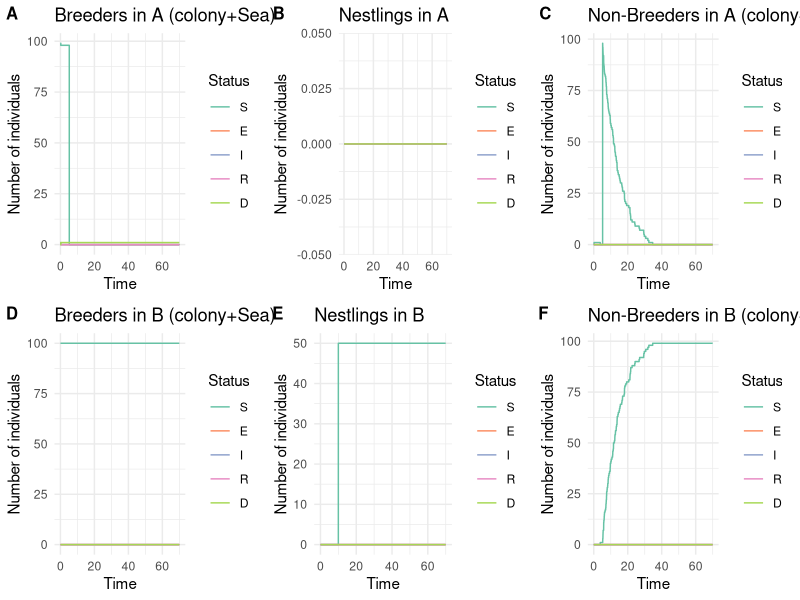

Generate this figure with R:









# Library -----------------------------------------------------------------

library(tidyverse)
library(ggplot2)
library(reshape2)
library(abind)
library(cowplot)




# Parameters --------------------------------------------------------------

# Simulation time

param = list( 
  
  # Epidemiological parameters
  
  # Transmission rate from exposed individuals and from infectious individuals in a colony
  beta = matrix(c(0.10, 0.15,
                  0.00, 0.00),
                nrow = 2, ncol = 2, byrow = T),
  # Rate of progression from exposed to infectious (inverse of incubation period)
  sigma = 1/10,
  # Rate of progression from infectious to exposed
  eta =  0.9, 
  # Recovery rate (inverse of infectious period)
  gamma = 1/3,
  # Disease-related mortality rate
  mu = 1/3 * 0.5,
  
  
  # Mobility  parameters
  
  # Transition from sea to the colony (breeders)
  zeta_to_colony = 1,
  # Transition from colony to the sea (breeders)
  zeta_to_sea = 1,
  # Transition from breeder to non-breeder (reproductive failure)
  psi = 0, #Attention départ en couple
  # Transition from sea to the colony (non-breeders)
  rho_to_colony = 1/7,
  # Transition from colony to the sea (non-breeders)
  rho_to_sea = 1/7 * 7,

  
  # Induced dispersion parameters
  
  # Proportion of dispersed adults
  prop_dispersal = 1,
  # Proportion of prospectors among dispersed adults
  prop_prospecting = 1/8,
  # Date of induced dispersion
  dispersal_date = 30,
  # Reaction time between 1rst death and induced dispersal
  dispersal_reaction_time = 5,
  
  # Demographic parameters
  hatching_date = 10

)




# Event rates -------------------------------------------------------------


calculate_rates = function(  beta_E_colony, beta_I_colony,
                             sigma,eta, gamma, mu,
                             zeta_to_colony, zeta_to_sea, psi, rho_to_colony, rho_to_sea,
                             prop_dispersal, prop_prospecting, dispersal_date,
                             hatching_date,
                             S_a, E_a, I_a, R_a, D_a,
                             S_sea_a, E_sea_a, I_sea_a, R_sea_a, D_sea_a,
                             S_sea_b, E_sea_b, I_sea_b, R_sea_b, D_sea_b,
                             S_b, E_b, I_b, R_b, D_b,
                             S_a_NB, E_a_NB, I_a_NB, R_a_NB, D_a_NB,
                             S_sea_a_NB, E_sea_a_NB, I_sea_a_NB, R_sea_a_NB, D_sea_a_NB,
                             S_sea_b_NB,  E_sea_b_NB, I_sea_b_NB, R_sea_b_NB, D_sea_b_NB,
                             S_b_NB, E_b_NB, I_b_NB, R_b_NB, D_b_NB,
                             S_a_N, E_a_N, I_a_N, R_a_N, D_a_N,
                             S_b_N, E_b_N, I_b_N, R_b_N, D_b_N){
  
  rates = c(
    
  # SEIR
  
  ## Nestlings
  ### Colony A
  "S_a_N_to_E_a_N" = beta_E_colony * S_a_N * (E_a+E_a_NB+E_a_N) + 
                     beta_I_colony * S_a_N * (I_a+I_a_NB+I_a_N),
  "E_a_N_to_S_a_N" = eta * E_a_N,
  "E_a_N_to_I_a_N" = sigma * E_a_N,
  "I_a_N_to_R_a_N" = gamma * I_a_N,
  "I_a_N_to_D_a_N" = mu * I_a_N,
  ### Colony B
  "S_b_N_to_E_b_N" = beta_E_colony * S_b_N * (E_b+E_b_NB+E_b_N) +
                     beta_I_colony * S_b_N * (I_b+I_b_NB+I_b_N),
  "E_b_N_to_S_b_N" = eta * E_b_N,
  "E_b_N_to_I_b_N" = sigma * E_b_N,
  "I_b_N_to_R_b_N" = gamma * I_b_N,
  "I_b_N_to_D_b_N" = mu * I_b_N,
  
  ## Non-Breeders
  ### Colony A
  "S_a_NB_to_E_a_NB" = beta_E_colony * S_a_NB * (E_a+E_a_NB+E_a_N) +
                       beta_I_colony * S_a_NB * (I_a+I_a_NB+I_a_N),
  "E_a_NB_to_S_a_NB" = eta * E_a_NB,
  "E_a_NB_to_I_a_NB" = sigma * E_a_NB,
  "I_a_NB_to_R_a_NB" = gamma * I_a_NB,
  "I_a_NB_to_D_a_NB" = mu * I_a_NB,
  ### Sea A
  "S_sea_a_NB_to_E_sea_a_NB" = 0,
  "E_sea_a_NB_to_S_sea_a_NB" = eta * E_sea_a_NB,
  "E_sea_a_NB_to_I_sea_a_NB" = sigma * E_sea_a_NB,
  "I_sea_a_NB_to_R_sea_a_NB" = gamma * I_sea_a_NB,
  "I_sea_a_NB_to_D_sea_a_NB" = mu * I_sea_a_NB,
  ### Sea B
  "S_sea_b_NB_to_E_sea_b_NB" = 0,
  "E_sea_b_NB_to_S_sea_b_NB" = eta * E_sea_b_NB,
  "E_sea_b_NB_to_I_sea_b_NB" = sigma * E_sea_b_NB,
  "I_sea_b_NB_to_R_sea_b_NB" = gamma * I_sea_b_NB,
  "I_sea_b_NB_to_D_sea_b_NB" = mu * I_sea_b_NB,
  ### Colony B
  "S_b_NB_to_E_b_NB" = beta_E_colony * S_b_NB * (E_b+E_b_NB+E_b_N) + 
                       beta_I_colony * S_b_NB * (I_b+I_b_NB+I_b_N),
  "E_b_NB_to_S_b_NB" = eta * E_b_NB,
  "E_b_NB_to_I_b_NB" = sigma * E_b_NB,
  "I_b_NB_to_R_b_NB" = gamma * I_b_NB,
  "I_b_NB_to_D_b_NB" = mu * I_b_NB,
  
  ## Breeders
  ### Colony A
  "S_a_to_E_a" = beta_E_colony * S_a * (E_a+E_a_NB+E_a_N) + 
                 beta_I_colony * S_a * (I_a+I_a_NB+I_a_N),
  "E_a_to_S_a" = eta * E_a,
  "E_a_to_I_a" = sigma * E_a,
  "I_a_to_R_a" = gamma * I_a,
  "I_a_to_D_a" = mu * I_a,
  ### Sea A
  "S_sea_a_to_E_sea_a" = 0,
  "E_sea_a_to_S_sea_a" = eta * E_sea_a,
  "E_sea_a_to_I_sea_a" = sigma * E_sea_a,
  "I_sea_a_to_R_sea_a" = gamma * I_sea_a,
  "I_sea_a_to_D_sea_a" = mu * I_sea_a,
  ### Sea B
  "S_sea_b_to_E_sea_b" = 0,
  "E_sea_b_to_S_sea_b" = eta * E_sea_b,
  "E_sea_b_to_I_sea_b" = sigma * E_sea_b,
  "I_sea_b_to_R_sea_b" = gamma * I_sea_b,
  "I_sea_b_to_D_sea_b" = mu * I_sea_b,
  ### Colony B
  "S_b_to_E_b" = beta_E_colony * S_b * (E_b+E_b_NB+E_b_N) + 
                 beta_I_colony * S_b * (I_b+I_b_NB+I_b_N),
  "E_b_to_S_b" = eta * E_b,
  "E_b_to_I_b" = sigma * E_b,
  "I_b_to_R_b" = gamma * I_b,
  "I_b_to_D_b" = mu * I_b,
  
  
  # Mobility
  ## Non-Breeders
  ### From colony A to sea A
  "S_a_NB_to_S_sea_a_NB" = rho_to_sea * S_a_NB,
  "E_a_NB_to_E_sea_a_NB" = rho_to_sea * E_a_NB,
  "I_a_NB_to_I_sea_a_NB" = rho_to_sea * I_a_NB,
  "R_a_NB_to_R_sea_a_NB" = rho_to_sea * R_a_NB,
  ### From sea A to colony A
  "S_sea_a_NB_to_S_a_NB" = rho_to_colony * S_sea_a_NB,
  "E_sea_a_NB_to_E_a_NB" = rho_to_colony * E_sea_a_NB,
  "I_sea_a_NB_to_I_a_NB" = rho_to_colony * I_sea_a_NB,
  "R_sea_a_NB_to_R_a_NB" = rho_to_colony * R_sea_a_NB,
  ### From colony B to sea B
  "S_b_NB_to_S_sea_b_NB" = rho_to_sea * S_b_NB,
  "E_b_NB_to_E_sea_b_NB" = rho_to_sea * E_b_NB,
  "I_b_NB_to_I_sea_b_NB" = rho_to_sea * I_b_NB,
  "R_b_NB_to_R_sea_b_NB" = rho_to_sea * R_b_NB,
  ### From sea B to colony B
  "S_sea_b_NB_to_S_b_NB" = rho_to_colony * S_sea_b_NB,
  "E_sea_b_NB_to_E_b_NB" = rho_to_colony * E_sea_b_NB,
  "I_sea_b_NB_to_I_b_NB" = rho_to_colony * I_sea_b_NB,
  "R_sea_b_NB_to_R_b_NB" = rho_to_colony * R_sea_b_NB,
  
  ## Breeders
  ### From colony A to sea A
  "S_a_to_S_sea_a" = zeta_to_sea * S_a,
  "E_a_to_E_sea_a" = zeta_to_sea * E_a,
  "I_a_to_I_sea_a" = zeta_to_sea * I_a,
  "R_a_to_R_sea_a" = zeta_to_sea * R_a,
  ### From sea A to colony A
  "S_sea_a_to_S_a" = zeta_to_colony * S_sea_a,
  "E_sea_a_to_E_a" = zeta_to_colony * E_sea_a,
  "I_sea_a_to_I_a" = zeta_to_colony * I_sea_a,
  "R_sea_a_to_R_a" = zeta_to_colony * R_sea_a,
  ### From colony B to sea B
  "S_b_to_S_sea_b" = zeta_to_sea * S_b,
  "E_b_to_E_sea_b" = zeta_to_sea * E_b,
  "I_b_to_I_sea_b" = zeta_to_sea * I_b,
  "R_b_to_R_sea_b" = zeta_to_sea * R_b,
  ### From sea B to colony B
  "S_sea_b_to_S_b" = zeta_to_colony * S_sea_b,
  "E_sea_b_to_E_b" = zeta_to_colony * E_sea_b,
  "I_sea_b_to_I_b" = zeta_to_colony * I_sea_b,
  "R_sea_b_to_R_b" = zeta_to_colony * R_sea_b,
  
  ## Prospecting
  ### From A to B
  "S_sea_a_NB_to_S_sea_b_NB" = prop_prospecting * S_sea_a_NB,
  "E_sea_a_NB_to_E_sea_b_NB" = prop_prospecting * E_sea_a_NB,
  "I_sea_a_NB_to_I_sea_b_NB" = prop_prospecting * I_sea_a_NB,
  "R_sea_a_NB_to_R_sea_b_NB" = prop_prospecting * R_sea_a_NB
  
  # Breeders become Non-Breeders
  
  # "S_a_to_S_a_NB" = psi * S_a,
  # "E_a_to_E_a_NB" = psi * E_a,
  # "I_a_to_I_a_NB" = psi * I_a,
  # "R_a_to_R_a_NB" = psi * R_a
  
  )
  return(rates)
}


# Gillespie SEIR model function
gillespie_seir = function(param = param, 
                          induced_dispersal = T,
                          initial_number_breeders_A = 50,
                          initial_number_infected_breeders_A = 1, 
                          initial_number_breeders_B = 50,
                          total_time = 70,
                          dispersal_stochactic = T) {
  
  # Initial state
  
  ## Nestlings
  ## In colony A
  N = 0                
  initial_infected = 0
  initial_exposed = 0
  initial_recovered = 0
  initial_susceptible = N - initial_infected - initial_exposed - initial_recovered
  initial_dead = 0
  
  initial_state_A_N = c(S = initial_susceptible,
                        E = initial_exposed,
                        I = initial_infected,
                        R = initial_recovered,
                        D = initial_dead)
  ## Nestlings
  ## In colony B
  N = 0                
  initial_infected = 0
  initial_exposed = 0
  initial_recovered = 0
  initial_susceptible = N - initial_infected - initial_exposed - initial_recovered
  initial_dead = 0
  
  initial_state_B_N = c(S = initial_susceptible,
                        E = initial_exposed,
                        I = initial_infected,
                        R = initial_recovered,
                        D = initial_dead)
  
  
  ## Breeders
  ## In colony A
  N = initial_number_breeders_A                 
  initial_infected = initial_number_infected_breeders_A
  initial_exposed = 0
  initial_recovered = 0
  initial_susceptible = N - initial_infected - initial_exposed - initial_recovered
  initial_dead = 0
  
  initial_state_A = c(S = initial_susceptible,
                      E = initial_exposed,
                      I = initial_infected,
                      R = initial_recovered,
                      D = initial_dead)
  
  ## At sea A
  N = 50                  
  initial_infected = 0
  initial_exposed = 0
  initial_recovered = 0
  initial_susceptible = N - initial_infected - initial_exposed - initial_recovered
  initial_dead = 0
  
  initial_state_sea_a = c(S = initial_susceptible,
                          E = initial_exposed,
                          I = initial_infected,
                          R = initial_recovered,
                          D = initial_dead)
  
  ## At sea B
  N = 50                
  initial_infected = 0
  initial_exposed = 0
  initial_recovered = 0
  initial_susceptible = N - initial_infected - initial_exposed - initial_recovered
  initial_dead = 0
  
  initial_state_sea_b = c(S = initial_susceptible,
                          E = initial_exposed,
                          I = initial_infected,
                          R = initial_recovered,
                          D = initial_dead)
  
  ## In colony B
  N = initial_number_breeders_B                  
  initial_infected = 0
  initial_exposed = 0
  initial_recovered = 0
  initial_susceptible = N - initial_infected - initial_exposed - initial_recovered
  initial_dead = 0
  
  initial_state_B <- c(S = initial_susceptible,
                       E = initial_exposed,
                       I = initial_infected,
                       R = initial_recovered,
                       D = initial_dead)
  
  ## Non-Breeders
  ## In colony A
  N = 0                  
  initial_infected = 0
  initial_exposed = 0
  initial_recovered = 0
  initial_susceptible = N - initial_infected - initial_exposed - initial_recovered
  initial_dead = 0
  
  initial_state_A_NB = c(S = initial_susceptible,
                         E = initial_exposed,
                         I = initial_infected,
                         R = initial_recovered,
                         D = initial_dead)
  
  ## At sea A
  N = 0                  
  initial_infected = 0
  initial_exposed = 0
  initial_recovered = 0
  initial_susceptible = N - initial_infected - initial_exposed - initial_recovered
  initial_dead = 0
  
  initial_state_sea_a_NB = c(S = initial_susceptible,
                             E = initial_exposed,
                             I = initial_infected,
                             R = initial_recovered,
                             D = initial_dead)
  
  ## At sea B
  N = 0                  
  initial_infected = 0
  initial_exposed = 0
  initial_recovered = 0
  initial_susceptible = N - initial_infected - initial_exposed - initial_recovered
  initial_dead = 0
  
  initial_state_sea_b_NB = c(S = initial_susceptible,
                             E = initial_exposed,
                             I = initial_infected,
                             R = initial_recovered,
                             D = initial_dead)
  
  ## In colony B
  N = 0                  
  initial_infected = 0
  initial_exposed = 0
  initial_recovered = 0
  initial_susceptible = N - initial_infected - initial_exposed - initial_recovered
  initial_dead = 0
  
  initial_state_B_NB <- c(S = initial_susceptible,
                          E = initial_exposed,
                          I = initial_infected,
                          R = initial_recovered,
                          D = initial_dead)
  
  
  initial_state = matrix(data = c(initial_state_A,
                                  initial_state_sea_a,
                                  initial_state_sea_b,
                                  initial_state_B,
                                  initial_state_A_NB,
                                  initial_state_sea_a_NB,
                                  initial_state_sea_b_NB,
                                  initial_state_B_NB,
                                  initial_state_A_N,
                                  initial_state_B_N), 
                         nrow = 10, ncol = 5, 
                         byrow = T)
  
  # Parameters
  
  beta_E_colony = param$beta[1,1]
  beta_I_colony = param$beta[1,2]
  
  sigma = param$sigma
  eta = param$eta
  gamma = param$gamma
  mu = param$mu
  
  zeta_to_colony = param$zeta_to_colony
  zeta_to_sea = param$zeta_to_sea
  psi = param$psi
  rho_to_colony = param$rho_to_colony
  rho_to_sea = param$rho_to_sea
  
  prop_dispersal = param$prop_dispersal
  prop_prospecting = param$prop_prospecting
  dispersal_date = param$dispersal_date
  dispersal_reaction_time = param$dispersal_reaction_time
  
  hatching_date = param$hatching_date
  
  # Initialization
  times = c(0)
  states = array(dim = c(10,5,1), data = initial_state)
  already_dispersed = F
  already_hatched = F
  first_death = F
  first_death_date = NA
  
  # Next event
  while (times[length(times)] < total_time) {
    
    S_a = states[1, 1, dim(states)[3]]
    E_a = states[1, 2, dim(states)[3]]
    I_a = states[1, 3, dim(states)[3]]
    R_a = states[1, 4, dim(states)[3]]
    D_a = states[1, 5, dim(states)[3]]
    
    S_sea_a = states[2, 1, dim(states)[3]]
    E_sea_a = states[2, 2, dim(states)[3]]
    I_sea_a = states[2, 3, dim(states)[3]]
    R_sea_a = states[2, 4, dim(states)[3]]
    D_sea_a = states[2, 5, dim(states)[3]]
    
    S_sea_b = states[3, 1, dim(states)[3]]
    E_sea_b = states[3, 2, dim(states)[3]]
    I_sea_b = states[3, 3, dim(states)[3]]
    R_sea_b = states[3, 4, dim(states)[3]]
    D_sea_b = states[3, 5, dim(states)[3]]
    
    S_b = states[4, 1, dim(states)[3]]
    E_b = states[4, 2, dim(states)[3]]
    I_b = states[4, 3, dim(states)[3]]
    R_b = states[4, 4, dim(states)[3]]
    D_b = states[4, 5, dim(states)[3]]
    
    S_a_NB = states[5, 1, dim(states)[3]]
    E_a_NB = states[5, 2, dim(states)[3]]
    I_a_NB = states[5, 3, dim(states)[3]]
    R_a_NB = states[5, 4, dim(states)[3]]
    D_a_NB = states[5, 5, dim(states)[3]]
    
    S_sea_a_NB = states[6, 1, dim(states)[3]]
    E_sea_a_NB = states[6, 2, dim(states)[3]]
    I_sea_a_NB = states[6, 3, dim(states)[3]]
    R_sea_a_NB = states[6, 4, dim(states)[3]]
    D_sea_a_NB = states[6, 5, dim(states)[3]]

    S_sea_b_NB = states[7, 1, dim(states)[3]]
    E_sea_b_NB = states[7, 2, dim(states)[3]]
    I_sea_b_NB = states[7, 3, dim(states)[3]]
    R_sea_b_NB = states[7, 4, dim(states)[3]]
    D_sea_b_NB = states[7, 5, dim(states)[3]]
    
    S_b_NB = states[8, 1, dim(states)[3]]
    E_b_NB = states[8, 2, dim(states)[3]]
    I_b_NB = states[8, 3, dim(states)[3]]
    R_b_NB = states[8, 4, dim(states)[3]]
    D_b_NB = states[8, 5, dim(states)[3]]
    
    S_a_N = states[9, 1, dim(states)[3]]
    E_a_N = states[9, 2, dim(states)[3]]
    I_a_N = states[9, 3, dim(states)[3]]
    R_a_N = states[9, 4, dim(states)[3]]
    D_a_N = states[9, 5, dim(states)[3]]
    
    S_b_N = states[10, 1, dim(states)[3]]
    E_b_N = states[10, 2, dim(states)[3]]
    I_b_N = states[10, 3, dim(states)[3]]
    R_b_N = states[10, 4, dim(states)[3]]
    D_b_N = states[10, 5, dim(states)[3]]
    
    # Rates of each possible event
    rates = calculate_rates(beta_E_colony, beta_I_colony,
                            sigma,eta, gamma, mu,
                            zeta_to_colony, zeta_to_sea, psi, rho_to_colony, rho_to_sea,
                            prop_dispersal, prop_prospecting, dispersal_date,
                            hatching_date,
                            S_a, E_a, I_a, R_a, D_a,
                            S_sea_a, E_sea_a, I_sea_a, R_sea_a, D_sea_a,
                            S_sea_b, E_sea_b, I_sea_b, R_sea_b, D_sea_b,
                            S_b, E_b, I_b, R_b, D_b,
                            S_a_NB, E_a_NB, I_a_NB, R_a_NB, D_a_NB,
                            S_sea_a_NB, E_sea_a_NB, I_sea_a_NB, R_sea_a_NB, D_sea_a_NB,
                            S_sea_b_NB,  E_sea_b_NB, I_sea_b_NB, R_sea_b_NB, D_sea_b_NB,
                            S_b_NB, E_b_NB, I_b_NB, R_b_NB, D_b_NB,
                            S_a_N, E_a_N, I_a_N, R_a_N, D_a_N,
                            S_b_N, E_b_N, I_b_N, R_b_N, D_b_N)

    total_rate = sum(rates)
    
    if (total_rate == 0) {
      break
    }
    
    time_step = rexp(1, total_rate)
    next_time = times[length(times)] + time_step
    
    
    # Hatching
    if (next_time > hatching_date & !already_hatched) { 
      
      S_a_N = round((S_a + E_a + I_a + R_a + S_sea_a + E_sea_a + I_sea_a + R_sea_a)/2)
      S_b_N = round((S_b + E_b + I_b + R_b + S_sea_b + E_sea_b + I_sea_b + R_sea_b)/2)
      
      already_hatched = T
      
      new_state = matrix(data = c(S_a, E_a, I_a, R_a, D_a,
                                  S_sea_a, E_sea_a, I_sea_a, R_sea_a, D_sea_a,
                                  S_sea_b, E_sea_b, I_sea_b, R_sea_b, D_sea_b,
                                  S_b, E_b, I_b, R_b, D_b,
                                  
                                  S_a_NB, E_a_NB, I_a_NB, R_a_NB, D_a_NB,
                                  S_sea_a_NB, E_sea_a_NB, I_sea_a_NB, R_sea_a_NB, D_sea_a_NB,
                                  S_sea_b_NB, E_sea_b_NB, I_sea_b_NB, R_sea_b_NB, D_sea_b_NB,
                                  S_b_NB, E_b_NB, I_b_NB, R_b_NB, D_b_NB,
                                  
                                  S_a_N, E_a_N, I_a_N, R_a_N, D_a_N,
                                  S_b_N, E_b_N, I_b_N, R_b_N, D_b_N),
                         nrow = 10, ncol = 5, 
                         byrow = T)
      
      states = abind(states, new_state)
      times = c(times, hatching_date)
      
      
      # Rates of each possible event
      rates =     rates = calculate_rates(beta_E_colony, beta_I_colony,
                                          sigma,eta, gamma, mu,
                                          zeta_to_colony, zeta_to_sea, psi, rho_to_colony, rho_to_sea,
                                          prop_dispersal, prop_prospecting, dispersal_date,
                                          hatching_date,
                                          S_a, E_a, I_a, R_a, D_a,
                                          S_sea_a, E_sea_a, I_sea_a, R_sea_a, D_sea_a,
                                          S_sea_b, E_sea_b, I_sea_b, R_sea_b, D_sea_b,
                                          S_b, E_b, I_b, R_b, D_b,
                                          S_a_NB, E_a_NB, I_a_NB, R_a_NB, D_a_NB,
                                          S_sea_a_NB, E_sea_a_NB, I_sea_a_NB, R_sea_a_NB, D_sea_a_NB,
                                          S_sea_b_NB,  E_sea_b_NB, I_sea_b_NB, R_sea_b_NB, D_sea_b_NB,
                                          S_b_NB, E_b_NB, I_b_NB, R_b_NB, D_b_NB,
                                          S_a_N, E_a_N, I_a_N, R_a_N, D_a_N,
                                          S_b_N, E_b_N, I_b_N, R_b_N, D_b_N)
      
      total_rate = sum(rates)
      
      if (total_rate == 0) {
        break
      }
      
      time_step = rexp(1, total_rate)
      next_time = times[length(times)] + time_step
      
    }
    
    
    # Induction of dispersion
    
    if (!first_death & D_a > 0){
      
      first_death_date = times[length(times)] 
      first_death = T
      
    }
    
    
    if (induced_dispersal){
      if (!already_dispersed){
        if ((dispersal_stochactic & first_death & next_time > first_death_date + dispersal_reaction_time) 
            # |
            # (!dispersal_stochactic & next_time > dispersal_date)
            ){
          
          # Dispersal of breeders
          
          # Number of adults in  A
          N_a = S_a + E_a + I_a + R_a + S_sea_a + E_sea_a + I_sea_a + R_sea_a
          # Number of adults A who are dispersed
          N_disp_a = round(N_a * prop_dispersal)
          # Distribution of dispersed adults by epidemiological status
          disp_a = sample(c(rep("S_a", S_a), rep("E_a", E_a),rep("I_a", I_a),rep("R_a", R_a),
                            rep("S_sea_a", S_sea_a), rep("E_sea_a", E_sea_a),rep("I_sea_a", I_sea_a),rep("R_sea_a", R_sea_a)),
                          size = N_disp_a, 
                          replace = F) %>% 
            factor(., levels = c("S_a","E_a","I_a","R_a",
                                 "S_sea_a","E_sea_a","I_sea_a","R_sea_a")) %>% 
            table()
          
          # Number of susceptible adults who are dispersed from A
          disp_S_a = disp_a["S_a"]
          disp_S_sea_a = disp_a["S_sea_a"]
          # Update of the number of susceptible adults
          S_a = S_a - disp_S_a
          S_sea_a = S_sea_a - disp_S_sea_a
          S_sea_a_NB = S_sea_a_NB + disp_S_a + disp_S_sea_a
          
          # Number of exposed  adults who are dispersed from A
          disp_E_a = disp_a["E_a"]
          disp_E_sea_a = disp_a["E_sea_a"]
          # Update of the number of exposed adults
          E_a = E_a - disp_E_a
          E_sea_a = E_sea_a - disp_E_sea_a
          E_sea_a_NB = E_sea_a_NB + disp_E_a + disp_E_sea_a
          
          # Number of infectious adults who are dispersed from A
          disp_I_a = disp_a["I_a"]
          disp_I_sea_a = disp_a["I_sea_a"]
          # Update of the number of infectious adults
          I_a = I_a - disp_I_a
          I_sea_a = I_sea_a - disp_I_sea_a
          I_sea_a_NB = I_sea_a_NB + disp_I_a + disp_I_sea_a
          
          # Number of recovered adults who are dispersed from A
          disp_R_a = disp_a["R_a"]
          disp_R_sea_a = disp_a["R_sea_a"]
          # Update of the number of recovered adults
          R_a = R_a - disp_R_a
          R_sea_a = R_sea_a - disp_R_sea_a
          R_sea_a_NB = R_sea_a_NB + disp_R_a + disp_R_sea_a
          
          # Death of nestlings
          
          D_a_N = D_a_N + S_a_N + E_a_N + I_a_N + R_a_N
          S_a_N = 0
          E_a_N = 0
          I_a_N = 0
          R_a_N = 0
          
          
          already_dispersed = T
          
          new_state = matrix(data = c(S_a, E_a, I_a, R_a, D_a,
                                      S_sea_a, E_sea_a, I_sea_a, R_sea_a, D_sea_a,
                                      S_sea_b, E_sea_b, I_sea_b, R_sea_b, D_sea_b,
                                      S_b, E_b, I_b, R_b, D_b,
                                      
                                      S_a_NB, E_a_NB, I_a_NB, R_a_NB, D_a_NB,
                                      S_sea_a_NB, E_sea_a_NB, I_sea_a_NB, R_sea_a_NB, D_sea_a_NB,
                                      S_sea_b_NB, E_sea_b_NB, I_sea_b_NB, R_sea_b_NB, D_sea_b_NB,
                                      S_b_NB, E_b_NB, I_b_NB, R_b_NB, D_b_NB,
                                      
                                      S_a_N, E_a_N, I_a_N, R_a_N, D_a_N,
                                      S_b_N, E_b_N, I_b_N, R_b_N, D_b_N),
                             nrow = 10, ncol = 5, 
                             byrow = T)
          
          states = abind(states, new_state)
          times = c(times, next_time)
          
          
          # Rates of each possible event
          rates =     rates = calculate_rates(beta_E_colony, beta_I_colony,
                                              sigma,eta, gamma, mu,
                                              zeta_to_colony, zeta_to_sea, psi, rho_to_colony, rho_to_sea,
                                              prop_dispersal, prop_prospecting, dispersal_date,
                                              hatching_date,
                                              S_a, E_a, I_a, R_a, D_a,
                                              S_sea_a, E_sea_a, I_sea_a, R_sea_a, D_sea_a,
                                              S_sea_b, E_sea_b, I_sea_b, R_sea_b, D_sea_b,
                                              S_b, E_b, I_b, R_b, D_b,
                                              S_a_NB, E_a_NB, I_a_NB, R_a_NB, D_a_NB,
                                              S_sea_a_NB, E_sea_a_NB, I_sea_a_NB, R_sea_a_NB, D_sea_a_NB,
                                              S_sea_b_NB,  E_sea_b_NB, I_sea_b_NB, R_sea_b_NB, D_sea_b_NB,
                                              S_b_NB, E_b_NB, I_b_NB, R_b_NB, D_b_NB,
                                              S_a_N, E_a_N, I_a_N, R_a_N, D_a_N,
                                              S_b_N, E_b_N, I_b_N, R_b_N, D_b_N)
          
          total_rate = sum(rates)
          
          if (total_rate == 0) {
            break
          }
          
          time_step = rexp(1, total_rate)
          next_time = times[length(times)] + time_step
          
          
        }

      }
    }
    

    times = c(times, next_time)
    
    transition = sample(names(rates), 1, prob = rates / total_rate)
    
    if (transition == "S_a_to_E_a") {
      S_a = S_a - 1
      E_a = E_a + 1
    } else if (transition == "E_a_to_S_a") {
      E_a = E_a - 1
      S_a = S_a + 1
    } else if (transition == "E_a_to_I_a") {
      E_a = E_a - 1
      I_a = I_a + 1
    } else if (transition == "I_a_to_R_a") {
      I_a = I_a - 1
      R_a = R_a + 1
    } else if (transition == "I_a_to_D_a") {
      I_a = I_a - 1
      D_a = D_a + 1
      if (S_a_N + E_a_N + I_a_N + R_a_N > 0){
        nestling = sample(c(rep("S_a_N", S_a_N), rep("E_a_N", E_a_N),rep("I_a_N", I_a_N),rep("R_a_N", R_a_N)),
                          size = 1)
        if (nestling == "S_a_N"){
          S_a_N = S_a_N - 1
          D_a_N = D_a_N + 1
        } else if (partner == "E_a_N"){
          E_a_N = E_a_N - 1
          D_a_N = D_a_N + 1
        } else if (partner == "I_a_N"){
          I_a_N = I_a_N - 1
          D_a_N = D_a_N + 1
        } else if (partner == "R_a_N"){
          R_a_N = R_a_N - 1
          D_a_N = D_a_N + 1
        }
      }

      partner = sample(c(rep("S_a", S_a), rep("E_a", E_a),rep("I_a", I_a),rep("R_a", R_a),
                         rep("S_sea_a", S_a), rep("E_sea_a", E_a),rep("I_sea_a", I_a),rep("R_sea_a", R_a)),
      size = 1)
      if (partner == "S_a"){
        S_a = S_a - 1
        S_a_NB = S_a_NB + 1
      } else if (partner == "E_a"){
        E_a = E_a - 1
        E_a_NB = E_a_NB + 1
      } else if (partner == "I_a"){
        I_a = I_a - 1
        I_a_NB = I_a_NB + 1
      } else if (partner == "R_a"){
        R_a = R_a - 1
        R_a_NB = R_a_NB + 1
      } else if (partner == "S_sea_a"){
        S_sea_a = S_sea_a - 1
        S_sea_a_NB = S_sea_a_NB + 1
      } else if (partner == "E_sea_a"){
        E_sea_a = E_sea_a - 1
        E_sea_a_NB = E_sea_a_NB + 1
      } else if (partner == "I_sea_a"){
        I_sea_a = I_sea_a - 1
        I_sea_a_NB = I_sea_a_NB + 1
      } else if (partner == "R_sea_a"){
        R_sea_a = R_sea_a - 1
        R_sea_a_NB = R_sea_a_NB + 1
      }
    } else if (transition == "S_sea_a_to_E_sea_a") {
      S_sea_a = S_sea_a - 1
      E_sea_a = E_sea_a + 1
    } else if (transition == "E_sea_a_to_S_sea_a") {
      E_sea_a = E_sea_a - 1
      S_sea_a = S_sea_a + 1
    } else if (transition == "E_sea_a_to_I_sea_a") {
      E_sea_a = E_sea_a - 1
      I_sea_a = I_sea_a + 1
    } else if (transition == "I_sea_a_to_R_sea_a") {
      I_sea_a = I_sea_a - 1
      R_sea_a = R_sea_a + 1
    } else if (transition == "I_sea_a_to_D_sea_a") {
      I_sea_a = I_sea_a - 1
      D_sea_a = D_sea_a + 1
    } else if (transition == "S_sea_b_to_E_sea_b") {
      S_sea_b = S_sea_b - 1
      E_sea_b = E_sea_b + 1
    } else if (transition == "E_sea_b_to_S_sea_b") {
      E_sea_b = E_sea_b - 1
      S_sea_b = S_sea_b + 1
    } else if (transition == "E_sea_b_to_I_sea_b") {
      E_sea_b = E_sea_b - 1
      I_sea_b = I_sea_b + 1
    } else if (transition == "I_sea_b_to_R_sea_b") {
      I_sea_b = I_sea_b - 1
      R_sea_b = R_sea_b + 1
    } else if (transition == "I_sea_b_to_D_sea_b") {
      I_sea_b = I_sea_b - 1
      D_sea_b = D_sea_b + 1
    } else if (transition == "S_b_to_E_b") {
      S_b = S_b - 1
      E_b = E_b + 1
    } else if (transition == "E_b_to_S_b") {
      E_b = E_b - 1
      S_b = S_b + 1
    } else if (transition == "E_b_to_I_b") {
      E_b = E_b - 1
      I_b = I_b + 1
    } else if (transition == "I_b_to_R_b") {
      I_b = I_b - 1
      R_b = R_b + 1
    } else if (transition == "I_b_to_D_b") {
      I_b = I_b - 1
      D_b = D_b + 1
      partner = sample(c(rep("S_b", S_b), rep("E_b", E_b),rep("I_b", I_b),rep("R_b", R_b),
                         rep("S_sea_b", S_b), rep("E_sea_b", E_b),rep("I_sea_b", I_b),rep("R_sea_b", R_b)),
                       size = 1)
      if (partner == "S_b"){
        S_b = S_b - 1
        S_b_NB = S_b_NB + 1
      } else if (partner == "E_b"){
        E_b = E_b - 1
        E_b_NB = E_b_NB + 1
      } else if (partner == "I_b"){
        I_b = I_b - 1
        I_b_NB = I_b_NB + 1
      } else if (partner == "R_b"){
        R_b = R_b - 1
        R_b_NB = R_b_NB + 1
      } else if (partner == "S_sea_b"){
        S_sea_b = S_sea_b - 1
        S_sea_b_NB = S_sea_b_NB + 1
      } else if (partner == "E_sea_b"){
        E_sea_b = E_sea_b - 1
        E_sea_b_NB = E_sea_b_NB + 1
      } else if (partner == "I_sea_b"){
        I_sea_b = I_sea_b - 1
        I_sea_b_NB = I_sea_b_NB + 1
      } else if (partner == "R_sea_b"){
        R_sea_b = R_sea_b - 1
        R_sea_b_NB = R_sea_b_NB + 1
      }
      
    } else if (transition == "S_a_to_S_sea_a") {
      S_a = S_a - 1
      S_sea_a = S_sea_a + 1
    } else if (transition == "E_a_to_E_sea_a") {
      E_a = E_a - 1
      E_sea_a = E_sea_a + 1
    } else if (transition == "I_a_to_I_sea_a") {
      I_a = I_a - 1
      I_sea_a = I_sea_a + 1
    } else if (transition == "R_a_to_R_sea_a") {
      R_a = R_a - 1
      R_sea_a = R_sea_a + 1
    } else if (transition == "S_b_to_S_sea_b") {
      S_b = S_b - 1
      S_sea_b = S_sea_b + 1
    } else if (transition == "E_b_to_E_sea_b") {
      E_b = E_b - 1
      E_sea_b = E_sea_b + 1
    } else if (transition == "I_b_to_I_sea_b") {
      I_b = I_b - 1
      I_sea_b = I_sea_b + 1
    } else if (transition == "R_b_to_R_sea_b") {
      R_b = R_b - 1
      R_sea_b = R_sea_b + 1
    }else if (transition == "S_sea_a_to_S_a") {
      S_a = S_a + 1
      S_sea_a = S_sea_a - 1
    } else if (transition == "E_sea_a_to_E_a") {
      E_a = E_a + 1
      E_sea_a = E_sea_a - 1
    } else if (transition == "I_sea_a_to_I_a") {
      I_a = I_a + 1
      I_sea_a = I_sea_a - 1
    } else if (transition == "R_sea_a_to_R_a") {
      R_a = R_a + 1
      R_sea_a = R_sea_a - 1
    } else if (transition == "S_sea_b_to_S_b") {
      S_b = S_b + 1
      S_sea_b = S_sea_b - 1
    } else if (transition == "E_sea_b_to_E_b") {
      E_b = E_b + 1
      E_sea_b = E_sea_b - 1
    } else if (transition == "I_sea_b_to_I_b") {
      I_b = I_b + 1
      I_sea_b = I_sea_b - 1
    } else if (transition == "R_sea_b_to_R_b") {
      R_b = R_b + 1
      R_sea_b = R_sea_b - 1
    } else if (transition == "S_a_to_E_a_NB") {
      S_a_NB = S_a_NB - 1
      E_a_NB = E_a_NB + 1
    } else if (transition == "E_a_NB_to_S_a_NB") {
      E_a_NB = E_a_NB - 1
      S_a_NB = S_a_NB + 1
    } else if (transition == "E_a_NB_to_I_a_NB") {
      E_a_NB = E_a_NB - 1
      I_a_NB = I_a_NB + 1
    } else if (transition == "I_a_NB_to_R_a_NB") {
      I_a_NB = I_a_NB - 1
      R_a_NB = R_a_NB + 1
    } else if (transition == "I_a_NB_to_D_a_NB") {
      I_a_NB = I_a_NB - 1
      D_a_NB = D_a_NB + 1
    } else if (transition == "S_sea_a_NB_to_E_sea_a_NB") {
      S_sea_a_NB = S_sea_a_NB - 1
      E_sea_a_NB = E_sea_a_NB + 1
    } else if (transition == "E_sea_a_NB_to_S_sea_a_NB") {
      E_sea_a_NB = E_sea_a_NB - 1
      S_sea_a_NB = S_sea_a_NB + 1
    } else if (transition == "E_sea_a_NB_to_I_sea_a_NB") {
      E_sea_a_NB = E_sea_a_NB - 1
      I_sea_a_NB = I_sea_a_NB + 1
    } else if (transition == "I_sea_a_NB_to_R_sea_a_NB") {
      I_sea_a_NB = I_sea_a_NB - 1
      R_sea_a_NB = R_sea_a_NB + 1
    } else if (transition == "I_sea_a_NB_to_D_sea_a_NB") {
      I_sea_a_NB = I_sea_a_NB - 1
      D_sea_a_NB = D_sea_a_NB + 1
    } else if (transition == "S_sea_b_NB_to_E_sea_b_NB") {
      S_sea_b_NB = S_sea_b_NB - 1
      E_sea_b_NB = E_sea_b_NB + 1
    } else if (transition == "E_sea_b_NB_to_S_sea_b_NB") {
      E_sea_b_NB = E_sea_b_NB - 1
      S_sea_b_NB = S_sea_b_NB + 1
    } else if (transition == "E_sea_b_NB_to_I_sea_b_NB") {
      E_sea_b_NB = E_sea_b_NB - 1
      I_sea_b_NB = I_sea_b_NB + 1
    } else if (transition == "I_sea_b_NB_to_R_sea_b_NB") {
      I_sea_b_NB = I_sea_b_NB - 1
      R_sea_b_NB = R_sea_b_NB + 1
    } else if (transition == "I_sea_b_NB_to_D_sea_b_NB") {
      I_sea_b_NB = I_sea_b_NB - 1
      D_sea_b_NB = D_sea_b_NB + 1
    } else if (transition == "S_b_NB_to_E_b_NB") {
      S_b_NB = S_b_NB - 1
      E_b_NB = E_b_NB + 1
    } else if (transition == "E_b_NB_to_S_b_NB") {
      E_b_NB = E_b_NB - 1
      S_b_NB = S_b_NB + 1
    } else if (transition == "E_b_NB_to_I_b_NB") {
      E_b_NB = E_b_NB - 1
      I_b_NB = I_b_NB + 1
    } else if (transition == "I_b_NB_to_R_b_NB") {
      I_b_NB = I_b_NB - 1
      R_b_NB = R_b_NB + 1
    } else if (transition == "I_b_NB_to_D_b_NB") {
      I_b_NB = I_b_NB - 1
      D_b_NB = D_b_NB + 1
    } else if (transition == "S_a_NB_to_S_sea_a_NB") {
      S_a_NB = S_a_NB - 1
      S_sea_a_NB = S_sea_a_NB + 1
    } else if (transition == "E_a_NB_to_E_sea_a_NB") {
      E_a_NB = E_a_NB - 1
      E_sea_a_NB = E_sea_a_NB + 1
    } else if (transition == "I_a_NB_to_I_sea_a_NB") {
      I_a_NB = I_a_NB - 1
      I_sea_a_NB = I_sea_a_NB + 1
    } else if (transition == "R_a_NB_to_R_sea_a_NB") {
      R_a_NB = R_a_NB - 1
      R_sea_a_NB = R_sea_a_NB + 1
    } else if (transition == "S_b_NB_to_S_sea_b_NB") {
      S_b_NB = S_b_NB - 1
      S_sea_b_NB = S_sea_b_NB + 1
    } else if (transition == "E_b_NB_to_E_sea_b_NB") {
      E_b_NB = E_b_NB - 1
      E_sea_b_NB = E_sea_b_NB + 1
    } else if (transition == "I_b_NB_to_I_sea_b_NB") {
      I_b_NB = I_b_NB - 1
      I_sea_b_NB = I_sea_b_NB + 1
    } else if (transition == "R_b_NB_to_R_sea_b_NB") {
      R_b_NB = R_b_NB - 1
      R_sea_b_NB = R_sea_b_NB + 1
    }else if (transition == "S_sea_a_NB_to_S_a_NB") {
      S_a_NB = S_a_NB + 1
      S_sea_a_NB = S_sea_a_NB - 1
    } else if (transition == "E_sea_a_NB_to_E_a_NB") {
      E_a_NB = E_a_NB + 1
      E_sea_a_NB = E_sea_a_NB - 1
    } else if (transition == "I_sea_a_NB_to_I_a_NB") {
      I_a_NB = I_a_NB + 1
      I_sea_a_NB = I_sea_a_NB - 1
    } else if (transition == "R_sea_a_NB_to_R_a_NB") {
      R_a_NB = R_a_NB + 1
      R_sea_a_NB = R_sea_a_NB - 1
    } else if (transition == "S_sea_b_NB_to_S_b_NB") {
      S_b_NB = S_b_NB + 1
      S_sea_b_NB = S_sea_b_NB - 1
    } else if (transition == "E_sea_b_NB_to_E_b_NB") {
      E_b_NB = E_b_NB + 1
      E_sea_b_NB = E_sea_b_NB - 1
    } else if (transition == "I_sea_b_NB_to_I_b_NB") {
      I_b_NB = I_b_NB + 1
      I_sea_b_NB = I_sea_b_NB - 1
    } else if (transition == "R_sea_b_NB_to_R_b_NB") {
      R_b_NB = R_b_NB + 1
      R_sea_b_NB = R_sea_b_NB - 1
    } else if (transition == "S_a_to_S_a_NB") {
      S_a = S_a - 2
      S_a_NB = S_a_NB + 2
    } else if (transition == "E_a_to_E_a_NB") {
      E_a = E_a - 2
      E_a_NB = E_a_NB + 2
    } else if (transition == "I_a_to_I_a_NB") {
      I_a = I_a - 2
      I_a_NB = I_a_NB + 2
    } else if (transition == "E_a_to_E_a_NB") {
      R_a = R_a - 2
      R_a_NB = R_a_NB + 2
    } else if (transition == "S_sea_a_NB_to_S_sea_b_NB") {
      S_sea_a_NB = S_sea_a_NB - 1
      S_sea_b_NB = S_sea_b_NB + 1
    }else if (transition == "E_sea_a_NB_to_E_sea_b_NB") {
      E_sea_a_NB = E_sea_a_NB - 1
      E_sea_b_NB = E_sea_b_NB + 1
    }else if (transition == "I_sea_a_NB_to_I_sea_b_NB") {
      I_sea_a_NB = I_sea_a_NB - 1
      I_sea_b_NB = I_sea_b_NB + 1
    }else if (transition == "R_sea_a_NB_to_R_sea_b_NB") {
      R_sea_a_NB = R_sea_a_NB - 1
      R_sea_b_NB = R_sea_b_NB + 1
    }else if (transition == "S_a_N_to_E_a_N"){
      S_a_N = S_a_N - 1
      E_a_N = E_a_N + 1
    }else if (transition == "E_a_N_to_S_a_N"){
      E_a_N = E_a_N - 1
      S_a_N = S_a_N + 1
    }else if (transition == "E_a_N_to_I_a_N"){
      E_a_N = E_a_N - 1
      I_a_N = I_a_N + 1
    }else if (transition == "I_a_N_to_R_a_N"){
      I_a_N = I_a_N - 1
      R_a_N = R_a_N + 1
    }else if (transition == "I_a_N_to_R_a_N"){
      I_a_N = I_a_N - 1
      R_a_N = R_a_N + 1
    }else if (transition == "I_a_N_to_D_a_N"){
      I_a_N = I_a_N - 1
      D_a_N = D_a_N + 1
      
      parent1 = sample(c(rep("S_b", S_b), rep("E_b", E_b),rep("I_b", I_b),rep("R_b", R_b),
                         rep("S_sea_b", S_b), rep("E_sea_b", E_b),rep("I_sea_b", I_b),rep("R_sea_b", R_b)),
                       size = 1)
      
      if (parent1 == "S_b"){
        S_b = S_b - 1
        S_b_NB = S_b_NB + 1
      } else if (parent1 == "E_b"){
        E_b = E_b - 1
        E_b_NB = E_b_NB + 1
      } else if (parent1 == "I_b"){
        I_b = I_b - 1
        I_b_NB = I_b_NB + 1
      } else if (parent1 == "R_b"){
        R_b = R_b - 1
        R_b_NB = R_b_NB + 1
      } else if (parent1 == "S_sea_b"){
        S_sea_b = S_sea_b - 1
        S_sea_b_NB = S_sea_b_NB + 1
      } else if (parent1 == "E_sea_b"){
        E_sea_b = E_sea_b - 1
        E_sea_b_NB = E_sea_b_NB + 1
      } else if (parent1 == "I_sea_b"){
        I_sea_b = I_sea_b - 1
        I_sea_b_NB = I_sea_b_NB + 1
      } else if (parent1 == "R_sea_b"){
        R_sea_b = R_sea_b - 1
        R_sea_b_NB = R_sea_b_NB + 1
      }
      
      parent2 = sample(c(rep("S_b", S_b), rep("E_b", E_b),rep("I_b", I_b),rep("R_b", R_b),
                         rep("S_sea_b", S_b), rep("E_sea_b", E_b),rep("I_sea_b", I_b),rep("R_sea_b", R_b)),
                       size = 1)
      
      if (parent2 == "S_b"){
        S_b = S_b - 1
        S_b_NB = S_b_NB + 1
      } else if (parent2 == "E_b"){
        E_b = E_b - 1
        E_b_NB = E_b_NB + 1
      } else if (parent2 == "I_b"){
        I_b = I_b - 1
        I_b_NB = I_b_NB + 1
      } else if (parent2 == "R_b"){
        R_b = R_b - 1
        R_b_NB = R_b_NB + 1
      } else if (parent2 == "S_sea_b"){
        S_sea_b = S_sea_b - 1
        S_sea_b_NB = S_sea_b_NB + 1
      } else if (parent2 == "E_sea_b"){
        E_sea_b = E_sea_b - 1
        E_sea_b_NB = E_sea_b_NB + 1
      } else if (parent2 == "I_sea_b"){
        I_sea_b = I_sea_b - 1
        I_sea_b_NB = I_sea_b_NB + 1
      } else if (parent2 == "R_sea_b"){
        R_sea_b = R_sea_b - 1
        R_sea_b_NB = R_sea_b_NB + 1
      }
      
      
      
    }else if (transition == "S_b_N_to_E_b_N"){
      S_b_N = S_b_N - 1
      E_b_N = E_b_N + 1
    }else if (transition == "E_b_N_to_S_b_N"){
      E_b_N = E_b_N - 1
      S_b_N = S_b_N + 1
    }else if (transition == "E_b_N_to_I_b_N"){
      E_b_N = E_b_N - 1
      I_b_N = I_b_N + 1
    }else if (transition == "I_b_N_to_R_b_N"){
      I_b_N = I_b_N - 1
      R_b_N = R_b_N + 1
    }else if (transition == "I_b_N_to_R_b_N"){
      I_b_N = I_b_N - 1
      R_b_N = R_b_N + 1
    }else if (transition == "I_b_N_to_D_b_N"){
      I_b_N = I_b_N - 1
      D_b_N = D_b_N + 1
    }
    
    new_state = matrix(data = c(S_a, E_a, I_a, R_a, D_a,
                                S_sea_a, E_sea_a, I_sea_a, R_sea_a, D_sea_a,
                                S_sea_b, E_sea_b, I_sea_b, R_sea_b, D_sea_b,
                                S_b, E_b, I_b, R_b, D_b,
                                
                                S_a_NB, E_a_NB, I_a_NB, R_a_NB, D_a_NB,
                                S_sea_a_NB, E_sea_a_NB, I_sea_a_NB, R_sea_a_NB, D_sea_a_NB,
                                S_sea_b_NB, E_sea_b_NB, I_sea_b_NB, R_sea_b_NB, D_sea_b_NB,
                                S_b_NB, E_b_NB, I_b_NB, R_b_NB, D_b_NB,
                                
                                S_a_N, E_a_N, I_a_N, R_a_N, D_a_N,
                                S_b_N, E_b_N, I_b_N, R_b_N, D_b_N),
                           nrow = 10, ncol = 5, 
                           byrow = T)
    
    #print(new_state)
    
    states = abind(states, new_state)

  }
  
  output = data.frame(
    time = times,
    S_a = states[1, 1, ],
    E_a = states[1, 2, ],
    I_a = states[1, 3, ],
    R_a = states[1, 4, ],
    D_a = states[1, 5, ],
    S_sea_a = states[2, 1, ],
    E_sea_a = states[2, 2, ],
    I_sea_a = states[2, 3, ],
    R_sea_a = states[2, 4, ],
    D_sea_a = states[2, 5, ],
    S_sea_b = states[3, 1, ],
    E_sea_b = states[3, 2, ],
    I_sea_b = states[3, 3, ],
    R_sea_b = states[3, 4, ],
    D_sea_b = states[3, 5, ],
    S_b = states[4, 1, ],
    E_b = states[4, 2, ],
    I_b = states[4, 3, ],
    R_b = states[4, 4, ],
    D_b = states[4, 5, ],
    
    S_a_NB = states[5, 1, ],
    E_a_NB = states[5, 2, ],
    I_a_NB = states[5, 3, ],
    R_a_NB = states[5, 4, ],
    D_a_NB = states[5, 5, ],
    S_sea_a_NB = states[6, 1, ],
    E_sea_a_NB = states[6, 2, ],
    I_sea_a_NB = states[6, 3, ],
    R_sea_a_NB = states[6, 4, ],
    D_sea_a_NB = states[6, 5, ],
    S_sea_b_NB = states[7, 1, ],
    E_sea_b_NB = states[7, 2, ],
    I_sea_b_NB = states[7, 3, ],
    R_sea_b_NB = states[7, 4, ],
    D_sea_b_NB = states[7, 5, ],
    S_b_NB = states[8, 1, ],
    E_b_NB = states[8, 2, ],
    I_b_NB = states[8, 3, ],
    R_b_NB = states[8, 4, ],
    D_b_NB = states[8, 5, ],
    
    S_a_N = states[9, 1, ],
    E_a_N = states[9, 2, ],
    I_a_N = states[9, 3, ],
    R_a_N = states[9, 4, ],
    D_a_N = states[9, 5, ],
    S_b_N = states[10, 1, ],
    E_b_N = states[10, 2, ],
    I_b_N = states[10, 3, ],
    R_b_N = states[10, 4, ],
    D_b_N = states[10, 5, ]) %>% 
    mutate(
    S_a_total = S_a + S_sea_a,
    E_a_total = E_a + E_sea_a,
    I_a_total = I_a + I_sea_a,
    R_a_total = R_a + R_sea_a,
    D_a_total = D_a + D_sea_a,
    
    S_b_total = S_b + S_sea_b,
    E_b_total = E_b + E_sea_b,
    I_b_total = I_b + I_sea_b,
    R_b_total = R_b + R_sea_b,
    D_b_total = D_b + D_sea_b,
    
    S_a_NB_total = S_a_NB + S_sea_a_NB,
    E_a_NB_total = E_a_NB + E_sea_a_NB,
    I_a_NB_total = I_a_NB + I_sea_a_NB,
    R_a_NB_total = R_a_NB + R_sea_a_NB,
    D_a_NB_total = D_a_NB + D_sea_a_NB,
    
    S_b_NB_total = S_b_NB + S_sea_b_NB,
    E_b_NB_total = E_b_NB + E_sea_b_NB,
    I_b_NB_total = I_b_NB + I_sea_b_NB,
    R_b_NB_total = R_b_NB + R_sea_b_NB,
    D_b_NB_total = D_b_NB + D_sea_b_NB
  )
  
  return(output)
}

# Run simulation

output = gillespie_seir(param = param, 
                        induced_dispersal = T,
                        initial_number_breeders_A = 50,
                        initial_number_infected_breeders_A = 1, 
                        initial_number_breeders_B = 50,
                        total_time = 70,
                        dispersal_stochactic = T)



# Plot results
output_long = melt(output[1:nrow(output)-1, ], id = "time")

output_a = output_long %>% filter(variable %in% c("S_a_total", "E_a_total", "I_a_total", "R_a_total", "D_a_total"))
plot_a = ggplot(output_a, aes(x = time, y = value, color = variable)) +
  geom_line() +
  labs(x = "Time", y = "Number of individuals", color = "Status") +
  theme_minimal() +
  ggtitle("Breeders in A (colony+Sea)")+
  scale_color_brewer(palette="Set2", labels = c("S", "E", "I", "R", "D"))


output_a_N = output_long %>% filter(variable %in% c("S_a_N", "E_a_N", "I_a_N", "R_a_N", "D_a_N"))
plot_a_N = ggplot(output_a_N, aes(x = time, y = value, color = variable)) +
  geom_line() +
  labs(x = "Time", y = "Number of individuals", color = "Status") +
  theme_minimal() +
  ggtitle("Nestlings in A")+
  scale_color_brewer(palette="Set2", labels = c("S", "E", "I", "R", "D"))


output_a_NB = output_long %>% filter(variable %in% c("S_a_NB_total", "E_a_NB_total", "I_a_NB_total", "R_a_NB_total", "D_a_NB_total"))
plot_a_NB = ggplot(output_a_NB, aes(x = time, y = value, color = variable)) +
  geom_line() +
  labs(x = "Time", y = "Number of individuals", color = "Status") +
  theme_minimal() +
  ggtitle("Non-Breeders in A (colony+Sea)")+
  scale_color_brewer(palette="Set2", labels = c("S", "E", "I", "R", "D"))


output_b = output_long %>% filter(variable %in% c("S_b_total", "E_b_total", "I_b_total", "R_b_total", "D_b_total"))
plot_b = ggplot(output_b, aes(x = time, y = value, color = variable)) +
  geom_line() +
  labs(x = "Time", y = "Number of individuals", color = "Status") +
  theme_minimal() +
  ggtitle("Breeders in B (colony+Sea)")+
  scale_color_brewer(palette="Set2", labels = c("S", "E", "I", "R", "D"))


output_b_N = output_long %>% filter(variable %in% c("S_b_N", "E_b_N", "I_b_N", "R_b_N", "D_b_N"))
plot_b_N = ggplot(output_b_N, aes(x = time, y = value, color = variable)) +
  geom_line() +
  labs(x = "Time", y = "Number of individuals", color = "Status") +
  theme_minimal() +
  ggtitle("Nestlings in B")+
  scale_color_brewer(palette="Set2", labels = c("S", "E", "I", "R", "D"))


output_b_NB = output_long %>% filter(variable %in% c("S_b_NB_total", "E_b_NB_total", "I_b_NB_total", "R_b_NB_total", "D_b_NB_total"))
plot_b_NB = ggplot(output_b_NB, aes(x = time, y = value, color = variable)) +
  geom_line() +
  labs(x = "Time", y = "Number of individuals", color = "Status") +
  theme_minimal() +
  ggtitle("Non-Breeders in B (colony+Sea)")+
  scale_color_brewer(palette="Set2", labels = c("S", "E", "I", "R", "D"))

plot_grid(plot_a, plot_a_N, plot_a_NB,
          plot_b, plot_b_N, plot_b_NB,
          labels = c("A", "B", "C",
                     "D", "E", "F"),
          label_size = 12)

# 
# summary_output = function(output){
#   
#   N_a = output[1, c("S_a", "I_a")] %>% sum()
#   
#   max_infected_a = max(output[, "I_a"]) 
#   prop_max_infected_a = max_infected_a / N_a
#   dead_a = output[nrow(output), "D_a"]
#   prop_dead_a = dead_a / N_a
#   
#   max_infected_sea = max(output[, "I_sea"]) 
#   dead_sea = output[nrow(output), "D_sea"]
#   
#   prop_non_exposed_from_a = (output[nrow(output), "S_a"] + output[nrow(output), "S_sea"] - output[1, "S_sea"] ) / N_a
#   
#   return( data.frame(
#     N_a = N_a,
#     max_infected_a = max_infected_a,
#     prop_max_infected_a = prop_max_infected_a,
#     dead_a = dead_a,
#     prop_dead_a = prop_dead_a,
#     max_infected_sea = max_infected_sea,
#     dead_sea = dead_sea,
#     prop_non_exposed_from_a = prop_non_exposed_from_a
#     
#   ))
# }
# 
# 
# output_long_list = data.frame()
# response_list = data.frame()
# 
# nb_iterations = 8
# 
# for (i in 1:nb_iterations){
#   
#   output = gillespie_seir(epi_param, initial_state, total_time)
#   output_long = melt(output, id = "time")
#   
#   output_long_i = cbind(output_long,
#                          data.frame(simulation = rep(i, times = nrow(output_long))))
#   
#   output_long_list = rbind(output_long_list, output_long_i)
#   response_list = rbind(response_list, summary_output(output))
#   
# }
# 
# 
# output_a = output_long_list %>% filter(variable %in% c("S_a", "E_a", "I_a", "R_a", "D_a"))
# 
# p = ggplot()
# for(i in 1:nb_iterations){
#   p = p + geom_line(data = output_a %>% subset(., simulation == i )
#                     , aes(x = time, y = value, color = variable)) 
# }
# p = p +
#   labs(x = "Time", y = "Number of individuals", color = "Compartment") +
#   theme_minimal() +
#   ggtitle("Stochastic SEIR Model Simulation (Gillespie Algorithm)")
# 
# 
# p
# 
# 
# data_long = pivot_longer(response_list, cols = -N_a, names_to = "variable", values_to = "value")
# 
# # Créer les diagrammes en violon pour chaque variable
# ggplot(data_long %>% subset(., variable %in% c("dead_a", "max_infected_a")),
#        aes(x = variable, y = value)) +
#   geom_violin() + 
#   geom_dotplot(binaxis='y', stackdir='center', dotsize=1)
# 
# 
